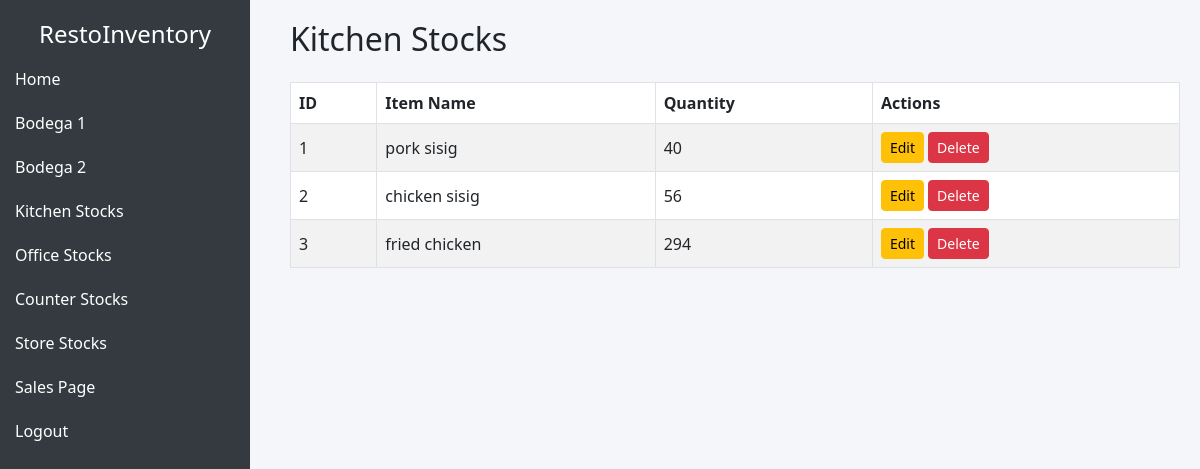
Page /kitchen.php on the committed database.
### tables this page shows
CREATE TABLE `kitchen_stocks` (
  `id` int(11) NOT NULL,
  `item_name` varchar(255) NOT NULL,
  `quantity` int(11) NOT NULL DEFAULT 0,
  `date_added` timestamp NOT NULL DEFAULT current_timestamp()
);

### kitchen.php (the view, shortened to what this page needs)
<?php
include 'db_connection.php';
$stmt = $pdo->prepare("SELECT * FROM kitchen_stocks");
$stmt->execute();
$kitchenStocks = $stmt->fetchAll();
?>
<!DOCTYPE html>
<html lang="en">
<head>
    <link href="https://cdn.jsdelivr.net/npm/bootstrap@5.3.0/dist/css/bootstrap.min.css" rel="stylesheet">
</head>
<body>
<div class="sidebar">
    <h4 class="text-center text-white">RestoInventory</h4>
    <ul class="nav flex-column">
        <li class="nav-item"><a href="index.php">Home</a></li>
        <li class="nav-item"><a href="bodega1.php">Bodega 1</a></li>
        <li class="nav-item"><a href="bodega2.php">Bodega 2</a></li>
        <li class="nav-item"><a href="kitchen.php">Kitchen Stocks</a></li>
        <li class="nav-item"><a href="office.php">Office Stocks</a></li>
        <li class="nav-item"><a href="counter.php">Counter Stocks</a></li>
        <li class="nav-item"><a href="store.php">Store Stocks</a></li>
        <li class="nav-item"><a href="sales_page.php">Sales Page</a></li>
        <li class="nav-item"><a href="logout.php">Logout</a></li>
    </ul>
</div>
<div class="main-content">
    <h2 class="mb-4">Kitchen Stocks</h2>
    <div class="table-responsive">
        <table class="table table-bordered table-striped">
            <thead>
                <tr>
                    <th>ID</th>
                    <th>Item Name</th>
                    <th>Quantity</th>
                    <th>Actions</th>
                </tr>
            </thead>
            <tbody>
                <?php foreach ($kitchenStocks as $stock) { ?>
                    <tr>
                        <td><?php echo $stock['id']; ?></td>
                        <td><?php echo htmlspecialchars($stock['item_name']); ?></td>
                        <td><?php echo $stock['quantity']; ?></td>
                        <td>
                            <a href="edit_kitchen_stock.php?id=<?php echo $stock['id']; ?>" class="btn btn-warning btn-sm">Edit</a>
                            <a href="delete_kitchen_stock.php?id=<?php echo $stock['id']; ?>" class="btn btn-danger btn-sm" onclick="return confirm('Are you sure you want to delete this item?')">Delete</a>
                        </td>
                    </tr>
                <?php } ?>
            </tbody>
        </table>
    </div>
</div>
</body>
</html>

### kitchen.php (style rules this page uses)
body { background-color: #f4f6f9; }
.sidebar { height: 100vh; position: fixed; top: 0; left: 0; width: 250px; background-color: #343a40; color: white; padding-top: 20px; }
.sidebar a { color: white; padding: 10px 15px; text-decoration: none; display: block; }
.main-content { margin-left: 270px; padding: 20px; }
.table th, .table td { vertical-align: middle; }

### rows in the picture
kitchen_stocks: id "1", item_name "pork sisig", quantity "40"
kitchen_stocks: id "2", item_name "chicken sisig", quantity "56"
kitchen_stocks: id "3", item_name "fried chicken", quantity "294"
